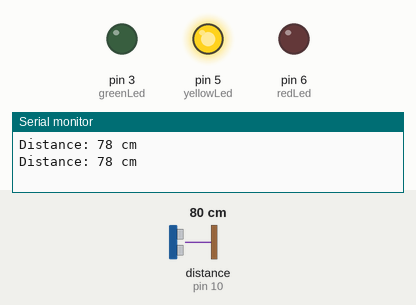
A sketch run on a simulated Arduino Uno, built with avr-gcc and run on an emulated ATmega328P. Shown: output pins drawn as LEDs (lit = HIGH), the last lines printed to the serial monitor. Wiring (inferred from the names in the program): ultrasonic range finder: trigger pin 9; echo pin 10. Inputs (shaded band) come from the test bench; at power-on: distance to the obstacle (sensor on pin 10) 80 cm. The echo pulse lasts 58.3 µs per cm; pins used as bus, display or sensor lines are not drawn.

Above: at 1.8 s.
1.9 s: distance to the obstacle (sensor on pin 10) set to 22 cm
3.4 s: distance to the obstacle (sensor on pin 10) set to 18 cm
At 4.7 s:
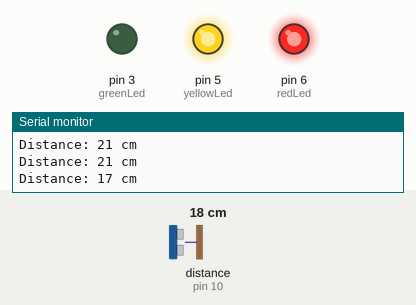
5.5 s: distance to the obstacle (sensor on pin 10) set to 120 cm
At 6.6 s:
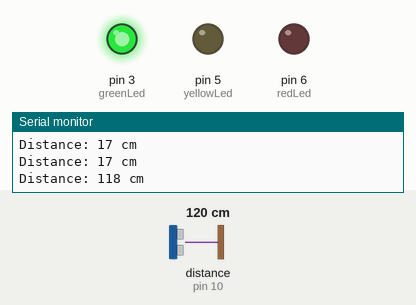
7.5 s: distance to the obstacle (sensor on pin 10) set to 106 cm
9.2 s: distance to the obstacle (sensor on pin 10) set to 98 cm
At 10.6 s:
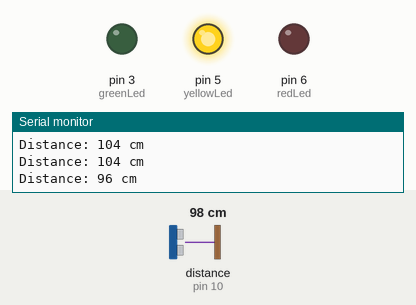
11.5 s: distance to the obstacle (sensor on pin 10) set to 2 cm
At 12.4 s:
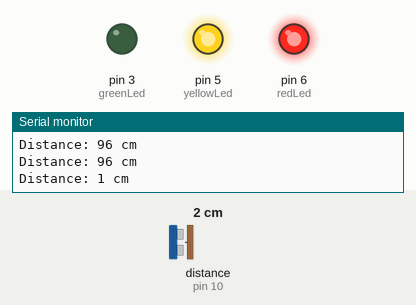
Timing chart, 0 to 14.5 s (numbered marks = the images above; inputs shaded):
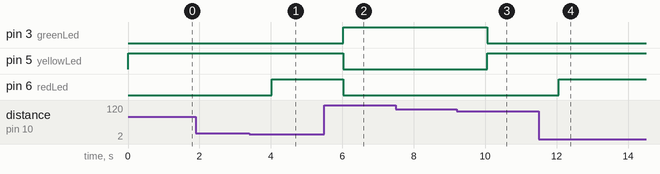

Measured:
- the behaviour switches between 21 and 20 cm on distance to the obstacle (sensor on pin 10) (found by bisection; images 0 and 1)
- the behaviour switches between 103 and 102 cm on distance to the obstacle (sensor on pin 10) (found by bisection; images 2 and 3)
- after the input at 3.4 s, pin 6 (redLed): LOW → HIGH after 0.62 s
- after the input at 5.5 s, pin 3 (greenLed): LOW → HIGH after 0.53 s; pin 5 (yellowLed), pin 6 (redLed): HIGH → LOW after 0.53 s
- after the input at 9.2 s, pin 3 (greenLed): HIGH → LOW after 0.85 s; pin 5 (yellowLed): LOW → HIGH after 0.85 s
- after the input at 11.5 s, pin 6 (redLed): LOW → HIGH after 0.56 s

The sketch:

challenge_5.ino
```cpp
const int trigPin = 9;
const int echoPin = 10;
const int greenLed = 3;
const int yellowLed = 5;
const int redLed = 6;

void setup() {

  pinMode(trigPin, OUTPUT);
  pinMode(echoPin, INPUT);
  pinMode(greenLed, OUTPUT);
  pinMode(yellowLed, OUTPUT);
  pinMode(redLed, OUTPUT);

  Serial.begin(9600);
}

void loop() {
  // Measure distance:
  long duration, distance;

  // Send a 10-microsecond pulse to the Trig pin:
  digitalWrite(trigPin, LOW);
  delayMicroseconds(2);
  digitalWrite(trigPin, HIGH);
  delayMicroseconds(10);
  digitalWrite(trigPin, LOW);

  // Read the time it takes for the pulse to return:
  duration = pulseIn(echoPin, HIGH);

  // Calculate distance in cm:
  distance = duration * 0.034 / 2; // Speed of sound: 0.034 cm/us

  // Print the distance on the serial monitor:
  Serial.print("Distance: ");
  Serial.print(distance);
  Serial.println(" cm");

  // Control LEDs based on distance:
  if (distance > 100) { // Greater than 1 meter
    digitalWrite(greenLed, HIGH);
    digitalWrite(yellowLed, LOW);
    digitalWrite(redLed, LOW);
  } else if (distance >= 20 && distance <= 100) { // Between 20 cm and 1 m
    digitalWrite(greenLed, LOW);
    digitalWrite(yellowLed, HIGH);
    digitalWrite(redLed, LOW);
  } else { // Less than 20 cm
    digitalWrite(greenLed, LOW);
    digitalWrite(yellowLed, HIGH);
    digitalWrite(redLed, HIGH);
  }

  // Delay one second:
  delay(1000);
}
```
